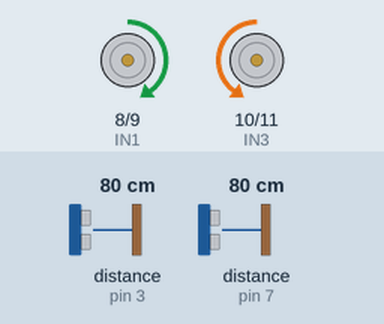
Recording of a sketch running on a simulated Arduino Uno, built with avr-gcc and run on an emulated ATmega328P. On the bench: motor-driver pin pairs drawn as motors (green arrow = first pin HIGH = forward, orange = second pin HIGH = backward, longer = more drive, scaled by the enable pin). Wiring (inferred from the names in the program): 2 × ultrasonic range finder: trigger pin 2, echo pin 3 / trigger pin 4, echo pin 7. Inputs (shaded band) come from the test bench; at power-on: distance to the obstacle (sensors on pin 3, pin 7) 80 cm. The echo pulse lasts 58.3 µs per cm.

Above: at 1.2 s.
1.3 s: distance to the obstacle (sensor on pin 3) set to 14 cm
At 1.8 s:
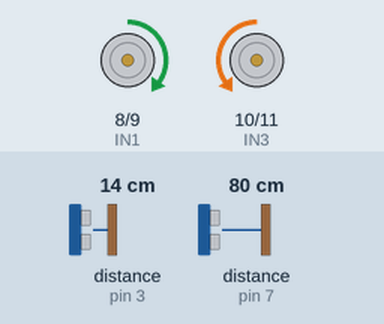
2.8 s: distance to the obstacle (sensor on pin 3) set to 11 cm
At 3.26 s:
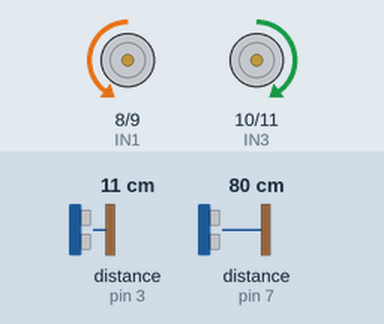
At 4.4 s:
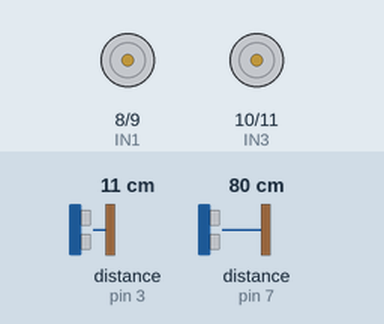
4.9 s: distance to the obstacle (sensor on pin 7) set to 23 cm
7.9 s: distance to the obstacle (sensor on pin 7) set to 19 cm
At 10.71 s:
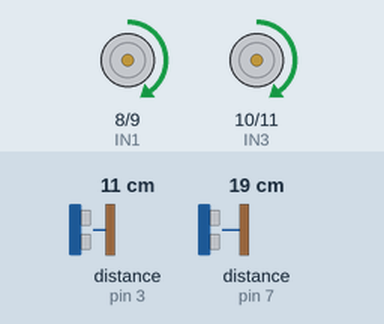
10.9 s: distance to the obstacle (sensor on pin 7) set to 12 cm
13.9 s: distance to the obstacle (sensor on pin 7) set to 9 cm
Timing chart, 0 to 17.9 s (numbered marks = the images above; inputs shaded):
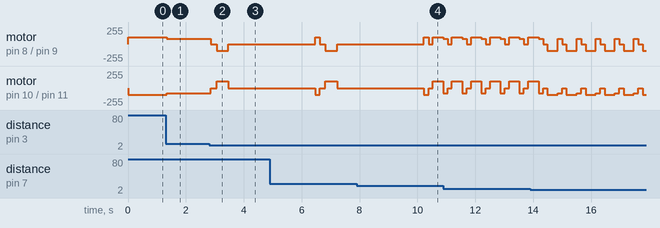

Measured:
- the behaviour switches between 13 and 12 cm on distance to the obstacle (sensor on pin 3) (found by bisection; images 1 and 2)
- the behaviour switches between 22 and 21 cm on distance to the obstacle (sensor on pin 7) (found by bisection; images 3 and 4)
- after the input at 1.3 s, motor on pin 8 (IN1) / pin 9 (IN2): forward 100/255 → forward 80/255 at once; motor on pin 10 (IN3) / pin 11 (IN4): backward 100/255 → backward 80/255 at once
- after the input at 2.8 s, motor on pin 8 (IN1) / pin 9 (IN2): forward 80/255 → stopped after 0.06 s, → backward 100/255 0.20 s later, → stopped 0.40 s later; motor on pin 10 (IN3) / pin 11 (IN4): backward 80/255 → stopped after 0.06 s, → forward 100/255 0.20 s later, → stopped 0.40 s later

The sketch:

code.ino
```cpp
// ---------------- MOTORS ----------------
int IN1 = 8;
int IN2 = 9;
int ENA = 5;

int IN3 = 10;
int IN4 = 11;
int ENB = 6;

// ---------------- ULTRASONIC ----------------
int TRIG_L = 2;
int ECHO_L = 3;

int TRIG_R = 4;
int ECHO_R = 7;

// ---------------- IR ----------------
int IR_L = A0;
int IR_R = A1;

// ---------------- SPEED ----------------
int baseSpeed = 100;


int trashScore = 0;
int obstacleScore = 0;

// ---------------- DISTANCE FUNCTION ----------------
long getDistance(int trig, int echo) {
  digitalWrite(trig, LOW);
  delayMicroseconds(2);

  digitalWrite(trig, HIGH);
  delayMicroseconds(10);
  digitalWrite(trig, LOW);

  long duration = pulseIn(echo, HIGH, 20000);
  long distance = duration * 0.034 / 2;

  if (distance == 0) distance = 200;

  return distance;
}

// ---------------- MOVEMENT ----------------
void forward(int spd) {
  digitalWrite(IN1, HIGH);
  digitalWrite(IN2, LOW);

  digitalWrite(IN3, LOW);
  digitalWrite(IN4, HIGH);

  analogWrite(ENA, spd);
  analogWrite(ENB, spd);
}

void backward(int spd) {
  digitalWrite(IN1, LOW);
  digitalWrite(IN2, HIGH);

  digitalWrite(IN3, HIGH);
  digitalWrite(IN4, LOW);

  analogWrite(ENA, spd);
  analogWrite(ENB, spd);
}

void stopMotors() {
  analogWrite(ENA, 0);
  analogWrite(ENB, 0);
}

void turnLeft() {
  digitalWrite(IN1, LOW);
  digitalWrite(IN2, HIGH);

  digitalWrite(IN3, LOW);
  digitalWrite(IN4, HIGH);

  analogWrite(ENA, baseSpeed);
  analogWrite(ENB, baseSpeed);
  delay(350);
}

void turnRight() {
  digitalWrite(IN1, HIGH);
  digitalWrite(IN2, LOW);

  digitalWrite(IN3, HIGH);
  digitalWrite(IN4, LOW);

  analogWrite(ENA, baseSpeed);
  analogWrite(ENB, baseSpeed);
  delay(350);
}

// ---------------- SETUP ----------------
void setup() {
  pinMode(IN1, OUTPUT);
  pinMode(IN2, OUTPUT);
  pinMode(ENA, OUTPUT);

  pinMode(IN3, OUTPUT);
  pinMode(IN4, OUTPUT);
  pinMode(ENB, OUTPUT);

  pinMode(TRIG_L, OUTPUT);
  pinMode(ECHO_L, INPUT);

  pinMode(TRIG_R, OUTPUT);
  pinMode(ECHO_R, INPUT);

  pinMode(IR_L, INPUT);
  pinMode(IR_R, INPUT);
}

// ---------------- LOOP ----------------
void loop() {

  int distL = getDistance(TRIG_L, ECHO_L);
  int distR = getDistance(TRIG_R, ECHO_R);

  int frontDist = min(distL, distR);
  int diff = abs(distL - distR);

  // ---- CLASSIFICATION ZONE ----
  if (frontDist < 25) {

    // ---- WEIGHTING SYSTEM ----
    if (diff > 10) {
      trashScore++;
      obstacleScore = max(0, obstacleScore - 1);
    } else {
      obstacleScore++;
      trashScore = max(0, trashScore - 1);
    }

    // ---- DECISION ----
    if (frontDist < 12) {

      // 🗑️ TRASH
      if (trashScore > 3) {
        stopMotors();
        delay(200);

        backward(baseSpeed);
        delay(400);

        stopMotors();
        delay(3000); // placeholder

        trashScore = 0;
        obstacleScore = 0;
        return;
      }

      // 🧱 OBSTACLE
      else if (obstacleScore > 3) {
        stopMotors();
        delay(150);

        if (distL > distR) turnLeft();
        else turnRight();

        trashScore = 0;
        obstacleScore = 0;
        return;
      }
    }

    // ---- APPROACH ----
    forward(80);
    delay(50);
    return;
  }

  // ---- RESET SCORES WHEN NOTHING NEAR ----
  trashScore = 0;
  obstacleScore = 0;

  // ---- NORMAL ----
  forward(baseSpeed);
  delay(50);
}
```
